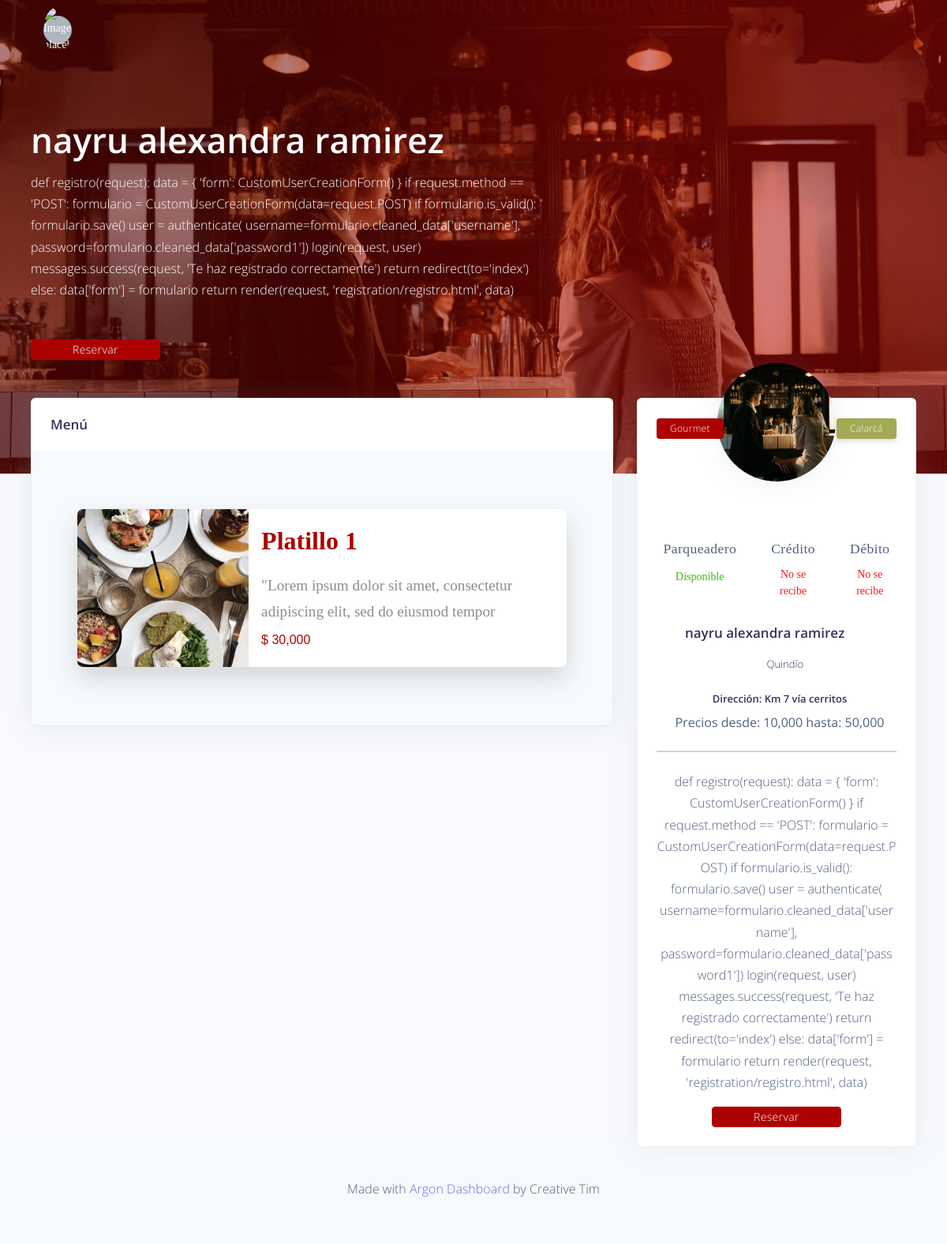
Page /restaurante/item on the earlier database version.
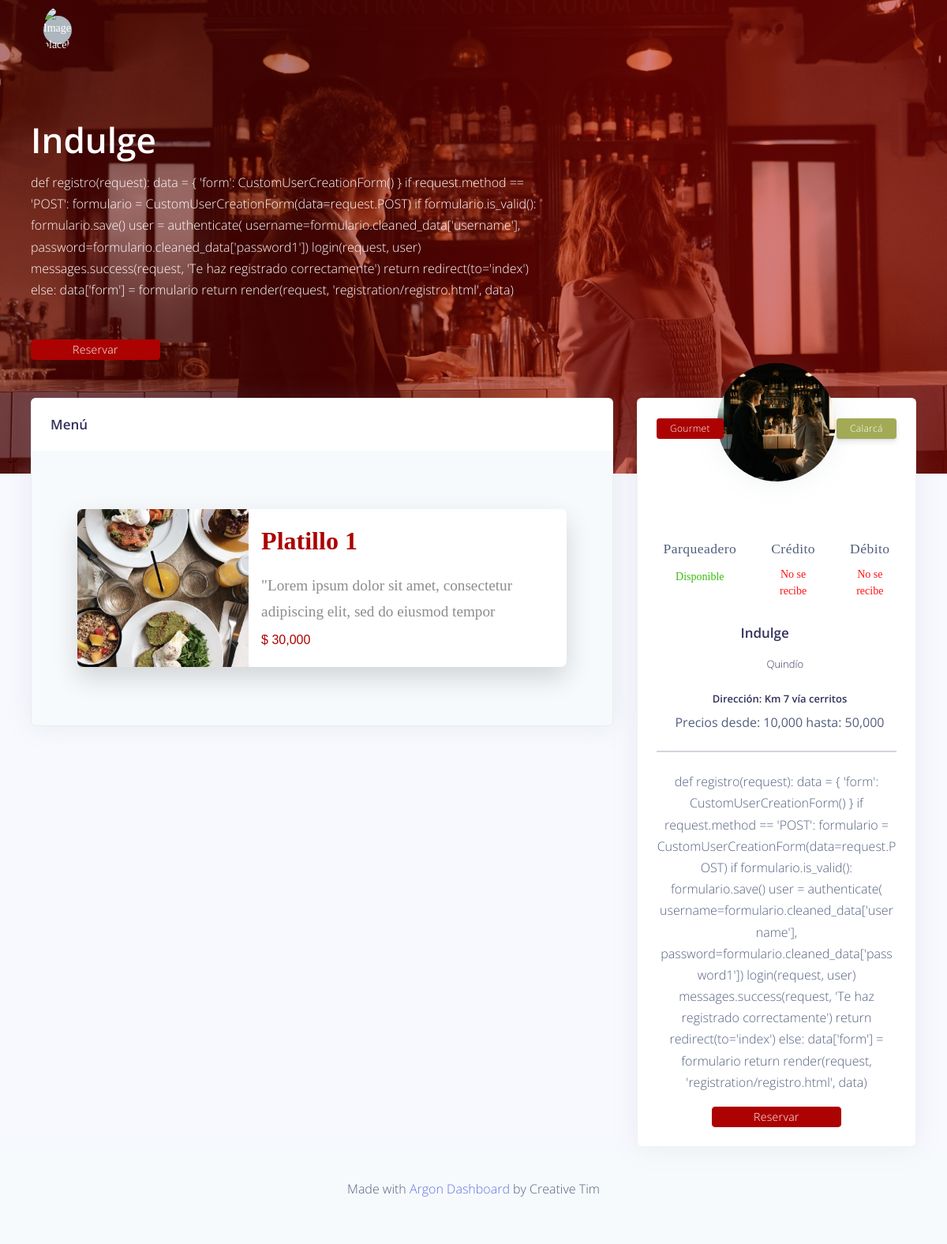
Same page on the later database version.
### restaurante/models.py (models this page shows, shortened)
class Restaurant(models.Model):
    id = models.AutoField(primary_key=True)
    name = models.CharField(max_length=50)
    city = models.CharField(max_length=20, choices=Ciudad, default="Armenia")
    departamento = models.CharField(max_length=20,default="Quindío")
    price_min = models.CharField(max_length=10)
    price_max = models.CharField(max_length=50)
    menu = models.ManyToManyField(ItemMenu)
    parking = models.BooleanField()
    email = models.EmailField()
    credit_card = models.BooleanField()
    debit_card = models.BooleanField()
    description = models.TextField()
    type = models.CharField(max_length=20, choices=Categoria, default="Gourmet")
    place = models.CharField(max_length=50)
    principal_image = models.ImageField(upload_to='restaurant/principal-img', null=True, blank=True)
    gallery = models.ManyToManyField(Gallery)
    events = models.ManyToManyField(Event)
    slug = models.SlugField(unique=True)

class ItemMenu(models.Model):
    name = models.CharField(max_length=50)
    id = models.AutoField(primary_key=True)
    description = models.TextField()
    photo = models.ImageField(upload_to='restaurant/menu', null=False)
    price = models.CharField(max_length=10, default=0)

### restaurante/views.py (the view, shortened to what this page needs)
# urls.py: path('restaurante/<slug:slug>', views.RestaurantDetailView.as_view(), name='detalle'),
class RestaurantDetailView(FormMixin, DetailView):
    template_name = 'app/restaurant/detail.html'
    model = Restaurant
    form_class = ReservationForm
    def get_context_data(self, **kwargs):
        context = super(RestaurantDetailView, self).get_context_data(**kwargs)
        context['form'] = self.get_form()
        return context

### restaurante/templates/app/restaurant/detail.html (shortened to what this page needs)
<!DOCTYPE html>
<html lang="en">
<head>
    {% load static %}
    <link href="https://cdn.jsdelivr.net/npm/bootstrap@5.0.2/dist/css/bootstrap.min.css" rel="stylesheet"
>
    <link rel="stylesheet" type="text/css" href="{% static 'css/restaurant-detail.css' %}">
    <link rel="stylesheet" href="https://cdnjs.cloudflare.com/ajax/libs/font-awesome/5.15.4/css/all.min.css" />
    {% load pwa %}
</head>
<body>
{% load crispy_forms_tags %}
  <div class="main-content">
    <nav class="navbar navbar-top navbar-expand-md navbar-dark" id="navbar-main">
      <div class="container-fluid">
        <ul class="navbar-nav align-items-center d-none d-md-flex">
          <li class="nav-item dropdown">
            <a class="nav-link pr-0" href="#" role="button" data-toggle="dropdown" aria-haspopup="true" aria-expanded="false">
              <div class="media align-items-center">
                <span class="avatar avatar-sm rounded-circle">
                  <img alt="Image placeholder" src="https://raw.githubusercontent.com/SoongCi/HoisuFront/main/src/assets/img/HoisuC%26R.png">
                </span>
              </div>
            </a>
          </li>
        </ul>
      </div>
    </nav>
    <div class="header pb-8 pt-5 pt-lg-8 d-flex align-items-center" style="min-height: 600px;  background-image: url({{ object.principal_image.url }}); background-size: cover; background-position: center top;">
      <span class="mask bg-gradient-default opacity-8"></span>
      <div class="container-fluid d-flex align-items-center">
        <div class="row">
          <div class="col-lg-7 col-md-10">
            <h1 class="display-2 text-white">{{ object.name }}</h1>
            <p class="text-white mt-0 mb-5">{{ object.description }}</p>
            <a href="#!" class="btn btn-info">Reservar</a>
          </div>
        </div>
      </div>
    </div>
    <div class="container-fluid mt--7">
      <div class="row">
        <div class="col-xl-4 order-xl-2 mb-5 mb-xl-0">
          <div class="card card-profile shadow">
            <div class="row justify-content-center">
              <div class="col-lg-3 order-lg-2">
                <div class="card-profile-image">
                  <a href="#">
                    <img src="{{ object.principal_image.url }}" width="150" height="150" style="object-fit:cover;" class="rounded-circle">
                  </a>
                </div>
              </div>
            </div>
            <div class="card-header text-center border-0 pt-8 pt-md-4 pb-0 pb-md-4">
              <div class="d-flex justify-content-between">
                <a href="#" class="btn btn-sm btn-info mr-4">{{ object.get_type_display }}</a>
                <a href="#" class="btn btn-sm btn-default float-right">{{ object.get_city_display }}</a>
              </div>
            </div>
            <div class="card-body pt-0 pt-md-4">
              <div class="row">
                <div class="col">
                  <div class="card-profile-stats d-flex justify-content-center mt-md-5">
                    <div>
                      <span class="heading">Parqueadero</span>
                      {% if object.parking == True %}
                        <span class="description-true">Disponible</span>
                      {% else %}
                        <span class="description-false">No disponible</span>
                      {% endif %}
                    </div>
                    <div>
                      <span class="heading">Crédito</span>
                      {% if object.credit == True %}
                        <span class="description-true">Se recibe</span>
                      {% else %}
                        <span class="description-false">No se recibe</span>
                      {% endif %}
                    </div>
                    <div>
                      <span class="heading">Débito</span>
                      {% if object.debit == True %}
                        <span class="description-true">Se recibe</span>
                      {% else %}
                        <span class="description-false">No se recibe</span>
                      {% endif %}
                    </div>
                  </div>
                </div>
              </div>
              <div class="text-center">
                <h3>
                  {{ object.name }}<span class="font-weight-light">&nbsp; &nbsp; &nbsp; &nbsp;{{ object.get_tipo_display }}</span>
                </h3>
                <div class="h5 font-weight-300">
                   <strong>{{ object.get_ciudad_display }} </strong> &nbsp; &nbsp; Quindío
                </div>
                <div class="h5 mt-4">
                  Dirección: {{ object.place }}
                </div>
                <div>
                  Precios desde: {{ object.price_min }} hasta: {{ object.price_max }}
                </div>
                <hr class="my-4">
                <p>{{ object.description }}</p>
                <a href="/reservar/{{ object.slug }}" class="btn btn-info">Reservar</a>
              </div>
            </div>
          </div>
        </div>
        <div class="col-xl-8 order-xl-1">
          <div class="card bg-secondary shadow">
            <div class="card-header bg-white border-0">
              <div class="row align-items-center">
                <div class="col-8">
                  <h3 class="mb-0">Menú</h3>
                </div>
              </div>
            </div>
            <div class="card-body">
              {% for i in object.menu.all %}
                  <div class="wrapper">
                      <div class="product-img">
                        <img src="{{ i.photo.url }}" height="100%" width="100%">
                      </div>
                      <div class="product-info">
                        <div class="product-text">
                          <h1>{{ i.name }}</h1>
                          <p> {{ i.description|slice:":100" }} </p>
                          <h2>$ {{ i.price }}</h2>
                        </div>
                      </div>
                  </div>
              {% endfor %}
            </div>
          </div>
        </div>
      </div>
    </div>
  </div>
  <footer class="footer">
    <div class="row align-items-center justify-content-xl-between">
      <div class="col-xl-6 m-auto text-center">
        <div class="copyright">
          <p>Made with <a href="https://www.creative-tim.com/product/argon-dashboard" target="_blank">Argon Dashboard</a> by Creative Tim</p>
        </div>
      </div>
    </div>
  </footer>
</body>
</html>

Differences in the rows shown:
changed Restaurant "Km 7 vía cerritos": name "nayru alexandra ramirez" → "Indulge"
